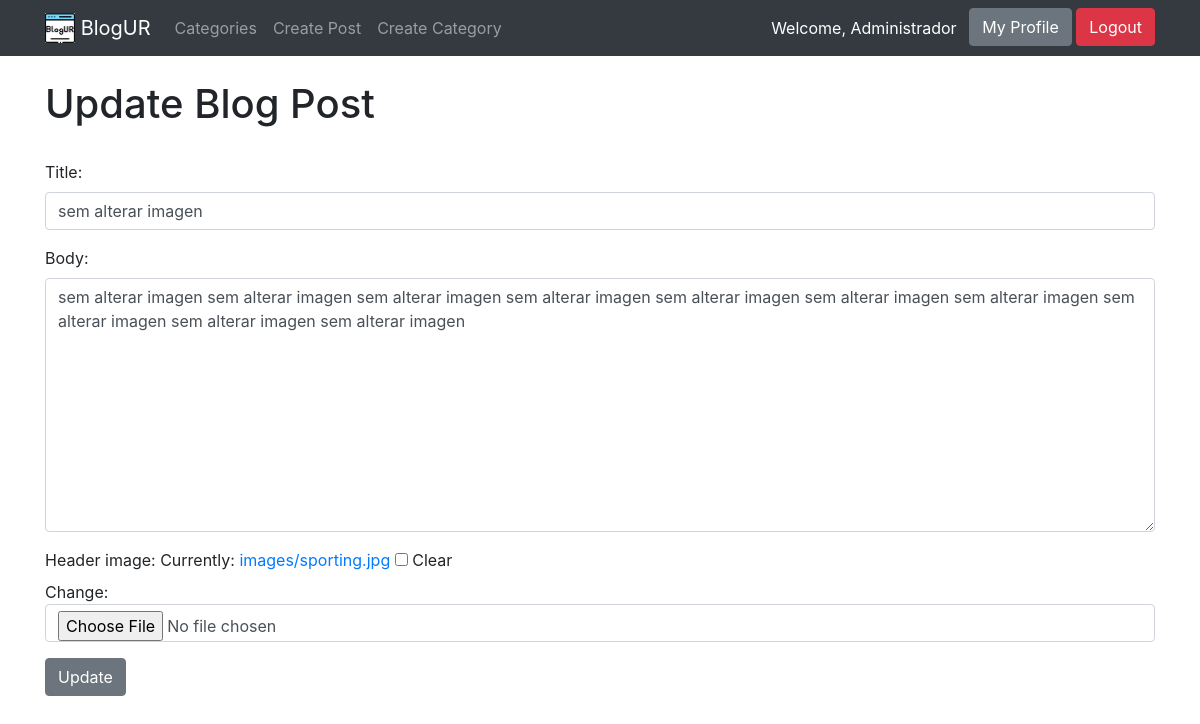
/post/edit/8 (signed in), run on the app's committed database.
### website_PPM/models.py (models this page shows, shortened)
class Post(models.Model):
    title = models.CharField(max_length=255)
    header_image = models.ImageField(null=True, blank=True, upload_to="images/")
    author = models.ForeignKey(User, on_delete=models.CASCADE)
    body = models.TextField()
    post_date = models.DateField(auto_now_add=True)
    category = models.CharField(max_length=255, default='other')
    likes = models.ManyToManyField(User, related_name='blog_post')

### website_PPM/views.py (the view, shortened to what this page needs)
# urls.py: path('post/edit/<int:pk>', UpdatePostView.as_view(), name="update_post"),
class UpdatePostView(UpdateView):
    model = Post
    form_class = EditForm
    template_name = 'update_post.html'

### website_PPM/forms.py
class EditForm(forms.ModelForm):
    title = forms.CharField(max_length=100, widget=forms.TextInput(attrs={'class': 'form-control'}))
    body = forms.CharField(max_length=250, widget=forms.Textarea(attrs={'class': 'form-control'}))
    header_image = forms.ImageField(required=False, widget=forms.ClearableFileInput(attrs={'class': 'form-control'}))
    class Meta:
        model = Post
        fields = ('title', 'body', 'header_image')

### website_PPM/templates/update_post.html (shortened to what this page needs)
{% extends 'base.html' %}
{% block content %}
{% if user.is_authenticated %}
    {% if user.id == post.author.id %}
        <h1>Update Blog Post</h1>
        <br>
        <div class="form-group">
            <form method="POST" enctype="multipart/form-data">
                {{ form.as_p }}
                <button class="btn btn-secondary">Update</button>
            </form>
        </div>
    {% else %}
        <h3>You're not allowed here.</h3>
    {% endif %}
{% else %}
    <h3>First you have to login!</h3>
{% endif %}
{% endblock %}

### website_PPM/templates/base.html (shortened to what this page needs)
<!doctype html>
<html lang="en">
  <head>
    <link rel="stylesheet" href="https://cdn.jsdelivr.net/npm/bootstrap@4.3.1/dist/css/bootstrap.min.css">
  </head>
  <body>
    {% load static %}
    <nav class="navbar navbar-expand-lg navbar-dark bg-dark ">
      <div class="container">
        <a class="navbar-brand" href="{% url 'home' %}">
          <img src="{% static 'images/blogging2.png' %}" width="30" height="30" class="d-inline-block align-top" alt="">
          BlogUR
        </a>
        <div class="collapse navbar-collapse" id="navbarNav">
          <ul class="navbar-nav mr-auto">
            {% if cat_menu %}
              <li class="nav-item dropdown">
                <a class="nav-link dropdown-toggle" href="#" id="navbarDropdownMenuLink" role="button" data-toggle="dropdown" aria-haspopup="true" aria-expanded="false">
                  Categories
                </a>
                <div class="dropdown-menu" aria-labelledby="navbarDropdownMenuLink">
                  {% for item in cat_menu %}
                    <a class="dropdown-item" href="{% url 'category' item|slugify %}">{{ item|capfirst }}</a>
                  {% endfor %}
                </div>
              </li>
            {% else %}
              <li class="nav-item ">
                <a class="nav-link" href="{% url 'category-list' %}">Categories</a>
              </li>
            {% endif %}
            {% if user.is_authenticated %}
              <li class="nav-item ">
                <a class="nav-link" href="{% url 'create_post' %}">Create Post</a>
              </li>
              <li class="nav-item ">
                <a class="nav-link" href="{% url 'create_category' %}">Create Category</a>
              </li>
          </ul>
          <ul class="navbar-nav ml-auto">
              <li class="nav-item ">
                <a class="nav-link active">Welcome, {{ user.first_name }} </a>
              </li>
              <li class="nav-item ">
                <a class="btn btn-secondary" href="{% url 'show_profile' user.profile.id %}">My Profile</a>
              </li>
              <li class="nav-item ">
                <a class="btn btn-danger" href="{% url 'logout' %}">Logout</a>
              </li>
          </ul>
            {% endif %}
        </div>
      </div>
    </nav>
    <br>
    <div class="container">
      {% block content %}
      {% endblock %}
    </div>
  </body>
</html>

### data on the page
Post: title "sem alterar imagen", body "sem alterar imagen sem alterar imagen sem alterar imagen sem alterar imagen sem alterar imagen sem alterar imagen sem alterar imagen sem alterar imagen sem alterar imagen sem alterar imagen"

### other printed values
{{ user.first_name }} "Administrador"
